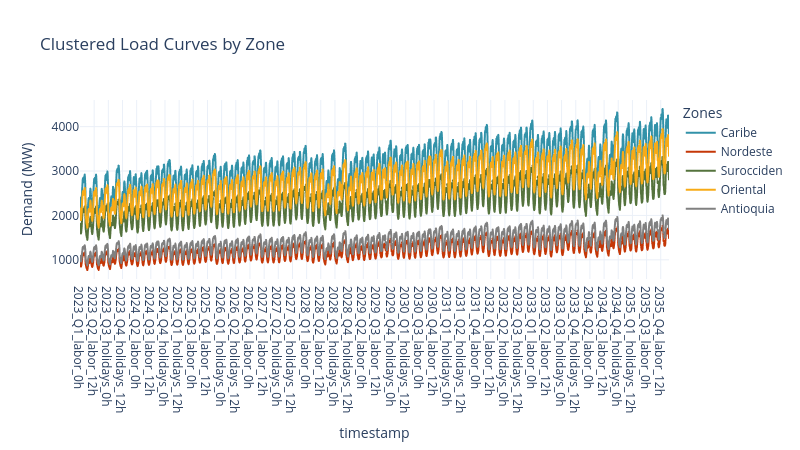

Notebook code for this chart:
### Code cell
sc.loads.plot_multiple_line(
    loads,'timepoints', 'timestamp', 'zone_demand_mw',
    'LOAD_ZONE', 'Clustered Load Curves by Zone',
    {'LOAD_ZONE':'Zones', 'zone_demand_mw':'Demand (MW)', 'timepoints':'Timepoints'})

### Figure 1 — Plotly figure (JSON) as saved in the notebook; plotly's stock layout.template omitted (floating-point values rounded to 4 significant figures; data arrays with more than 128 entries replaced by an {"elided": "..."} marker saying what was removed)
{"data": [{"hovertemplate": "Zones=Caribe<br>timestamp=%{x}<br>Demand (MW)=%{y}<extra></extra>", "legendgroup": "Caribe", "line": {"color": "#3292A9", "dash": "solid"}, "marker": {"symbol": "circle"}, "mode": "lines", "name": "Caribe", "showlegend": true, "type": "scattergl", "x": {"elided": "2496 str values"}, "xaxis": "x", "y": {"elided": "2496 float values"}, "yaxis": "y"}, {"hovertemplate": "Zones=Nordeste<br>timestamp=%{x}<br>Demand (MW)=%{y}<extra></extra>", "legendgroup": "Nordeste", "line": {"color": "#C53707", "dash": "solid"}, "marker": {"symbol": "circle"}, "mode": "lines", "name": "Nordeste", "showlegend": true, "type": "scattergl", "x": {"elided": "2496 str values"}, "xaxis": "x", "y": {"elided": "2496 float values"}, "yaxis": "y"}, {"hovertemplate": "Zones=Surocciden<br>timestamp=%{x}<br>Demand (MW)=%{y}<extra></extra>", "legendgroup": "Surocciden", "line": {"color": "#55733D", "dash": "solid"}, "marker": {"symbol": "circle"}, "mode": "lines", "name": "Surocciden", "showlegend": true, "type": "scattergl", "x": {"elided": "2496 str values"}, "xaxis": "x", "y": {"elided": "2496 float values"}, "yaxis": "y"}, {"hovertemplate": "Zones=Oriental<br>timestamp=%{x}<br>Demand (MW)=%{y}<extra></extra>", "legendgroup": "Oriental", "line": {"color": "#F7AB17", "dash": "solid"}, "marker": {"symbol": "circle"}, "mode": "lines", "name": "Oriental", "showlegend": true, "type": "scattergl", "x": {"elided": "2496 str values"}, "xaxis": "x", "y": {"elided": "2496 float values"}, "yaxis": "y"}, {"hovertemplate": "Zones=Antioquia<br>timestamp=%{x}<br>Demand (MW)=%{y}<extra></extra>", "legendgroup": "Antioquia", "line": {"color": "#808080", "dash": "solid"}, "marker": {"symbol": "circle"}, "mode": "lines", "name": "Antioquia", "showlegend": true, "type": "scattergl", "x": {"elided": "2496 str values"}, "xaxis": "x", "y": {"elided": "2496 float values"}, "yaxis": "y"}], "layout": {"height": 450, "legend": {"title": {"text": "Zones"}, "tracegroupgap": 0}, "title": {"text": "Clustered Load Curves by Zone"}, "width": 800, "xaxis": {"anchor": "y", "domain": [0, 1], "title": {"text": "timestamp"}}, "yaxis": {"anchor": "x", "domain": [0, 1], "title": {"text": "Demand (MW)"}}}}
